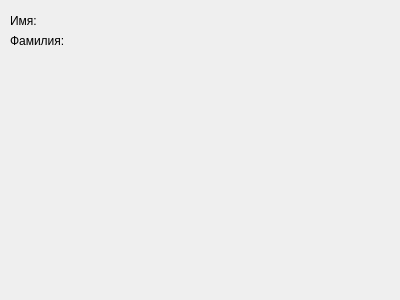
<?xml version="1.0" encoding="UTF-8"?>
<ui version="4.0">
 <class>Form</class>
 <widget class="QWidget" name="Form">
  <property name="geometry">
   <rect>
    <x>0</x>
    <y>0</y>
    <width>400</width>
    <height>300</height>
   </rect>
  </property>
  <property name="windowTitle">
   <string>Form</string>
  </property>
  <widget class="QLabel" name="label">
   <property name="geometry">
    <rect>
     <x>10</x>
     <y>10</y>
     <width>61</width>
     <height>21</height>
    </rect>
   </property>
   <property name="text">
    <string>Имя:</string>
   </property>
  </widget>
  <widget class="QLabel" name="label_2">
   <property name="geometry">
    <rect>
     <x>10</x>
     <y>30</y>
     <width>61</width>
     <height>21</height>
    </rect>
   </property>
   <property name="text">
    <string>Фамилия:</string>
   </property>
  </widget>
 </widget>
 <resources/>
 <connections/>
</ui>
